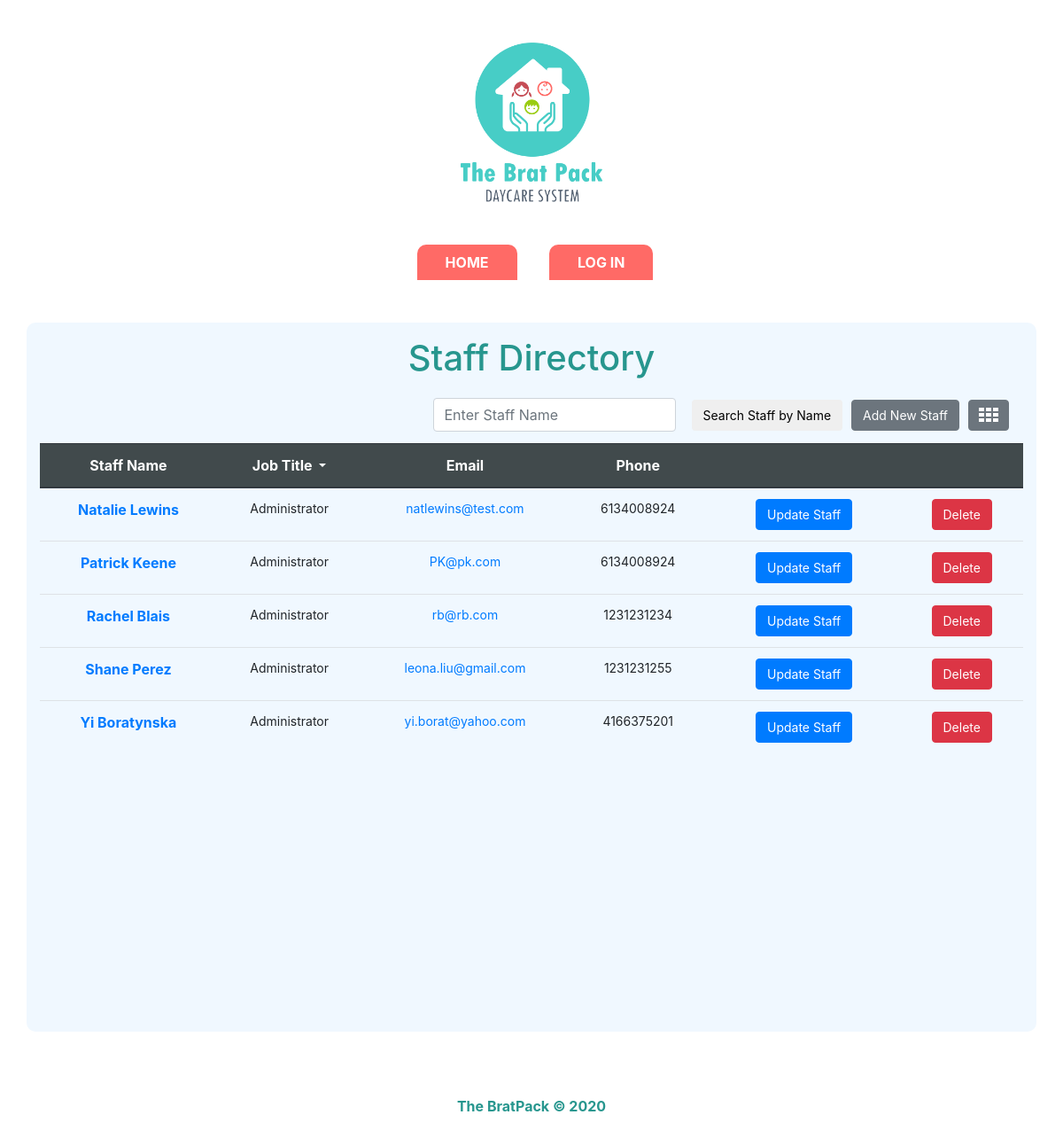
Page /staffdirectory_list.php?jobtitle=Administrator on the committed database.
### tables this page shows
CREATE TABLE `staff_directory` (
  `staffID` int(11) NOT NULL,
  `firstname` varchar(50) NOT NULL,
  `lastname` varchar(50) NOT NULL,
  `email` varchar(100) NOT NULL,
  `phone` varchar(10) NOT NULL,
  `jobtitle` varchar(50) NOT NULL,
  `photo` varchar(250) DEFAULT NULL
);

### Classes/StaffDirectory.php (called while the page is built, shortened)
<?php
class StaffDirectory{
    public function liststaff($dbcon, $staff__searchkey, $public__jobtitle){
        $sql = "SELECT * FROM staff_directory";
        $sql__order = " ORDER BY firstname";
        if($staff__searchkey != ""){
            $sql__search = " WHERE LOWER(firstname) LIKE LOWER('%" . $staff__searchkey . "%') OR LOWER(lastname) LIKE LOWER('%" . $staff__searchkey . "%') ORDER BY firstname";
            $sql = $sql . $sql__search;
        } else if ($public__jobtitle != "") {
            $sql__jobsearch = " WHERE LOWER(jobtitle) LIKE LOWER('%" . $public__jobtitle . "%') ORDER BY firstname";
            $sql = $sql . $sql__jobsearch;
        }else {
            $sql = $sql . $sql__order;
        }
        $pdostm = $dbcon->prepare($sql);
        $pdostm->execute();
        $staffmembers = $pdostm->fetchAll(PDO::FETCH_ASSOC);
        return $staffmembers;
    }
}

### staffdirectory_list.php (the view, shortened to what this page needs)
<?php
include "includes/header.php";
require_once 'Classes/Database.php';
require_once 'Classes/StaffDirectory.php';
$staff__searchkey = "";
$public__jobtitle = "";
if(isset($_GET['jobtitle'])){
    $public__jobtitle = $_GET['jobtitle'];
}
$dbcon = Database::getDb();
$sd = new StaffDirectory();
$staffmembers = $sd->liststaff($dbcon, $staff__searchkey, $public__jobtitle);
    ?>
<div class="container">
    <h1>Staff Directory</h1>
    <div class="navbar">
        <form class="form-inline my-2 my-lg-0" method="GET">
            <input class="form-control mr-sm-2" type="search" name="staff__searchkey" id="staff__searchkey" placeholder="Enter Staff Name"  aria-label="Search">
            <input class="btn" type="submit" name="submit__searchstaff" value="Search Staff by Name">
        </form>
        <a href="staffdirectory_add.php" class="btn btn-secondary">Add New Staff</a>
        <a href="staffdirectory_list_pictures.php" class="btn btn-secondary staffdirectory__listgrid_icon"></a>
    </div>
    <table class="table" style="width:100%">
        <thead class="thead-dark">
            <tr>
                <th scope="col">Staff Name</th>
                <th scope="col">
                    <span class="dropdown">
                        <span class="dropdown-toggle" href="#" role="button" id="dropdownMenuLink" data-toggle="dropdown" aria-haspopup="true" aria-expanded="false">Job Title <span class="caret"></span></span>
                </th>
                <th scope="col">Email</th>
                <th scope="col">Phone</th>
                <th scope="col"></th>
                <th scope="col"></th>
            </tr>
        </thead>
        <tbody>
        <?php foreach ($staffmembers as $staffmember) { ?>
            <tr>
                <th>
                    <a href='staffdirectory_show.php?staffID=<?=$staffmember['staffID'] ?>' ><?= $staffmember['firstname'] . " " . $staffmember['lastname']?></a>
                </th>
                <td><?= $staffmember['jobtitle'] ?></td>
                <td><?= "<a href='mailto:" . $staffmember['email'] . "'>" . $staffmember['email'] . "</a>" ?></td>
                <td><?= $staffmember['phone'] ?></td>
                <td>
                    <a href='staffdirectory_update.php?staffID=<?=$staffmember['staffID'] ?>' class="button btn btn-primary" >Update Staff</a></td>
                <td>
                    <button type='button' class='btn btn-danger' data-toggle='modal' data-target="#deletestaff<?=$staffmember['staffID'] ?>">Delete</button>
                </td>
            </tr>
        <?php } ?>
        </tbody>
    </table>
</div>
<?php
include "includes/footer.php";
?>

### styles/styles.css (style rules this page uses)
body { background-image: url("../images/children-sharing-and-playing-with-toys.jpg"); background-size: cover; }
.table .thead-dark th { background-color: darkgray; background-color: #414a4c; }
.navbar { justify-content: flex-end !important; }
td { font-size: 14px; }
.btn { font-size: 14px; margin-left: 10px; }
.staffdirectory__listgrid_icon { padding: 4px 10px 0 10px !important; }
form { padding: 5px 0; margin-top: 5px; }

### styles/layout.css (style rules this page uses)
.container { background-color: aliceblue; border-radius: 10px; text-align:center; margin-top:3em; margin-bottom:3em; padding-top:1em; padding-bottom:1em; min-height: 100%; }
html, body { margin: 0; height: 100%; }
h1 { color: #27968e; }

### rows in the picture
staff_directory: firstname "Natalie", lastname "Lewins", jobtitle "Administrator", email "natlewins@test.com", phone "6134008924"
staff_directory: firstname "Patrick", lastname "Keene", jobtitle "Administrator", email "PK@pk.com", phone "6134008924"
staff_directory: firstname "Rachel", lastname "Blais", jobtitle "Administrator", email "rb@rb.com", phone "1231231234"
staff_directory: firstname "Shane", lastname "Perez", jobtitle "Administrator", email "leona.liu@gmail.com", phone "1231231255"
staff_directory: firstname "Yi", lastname "Boratynska", jobtitle "Administrator", email "yi.borat@yahoo.com", phone "4166375201"
